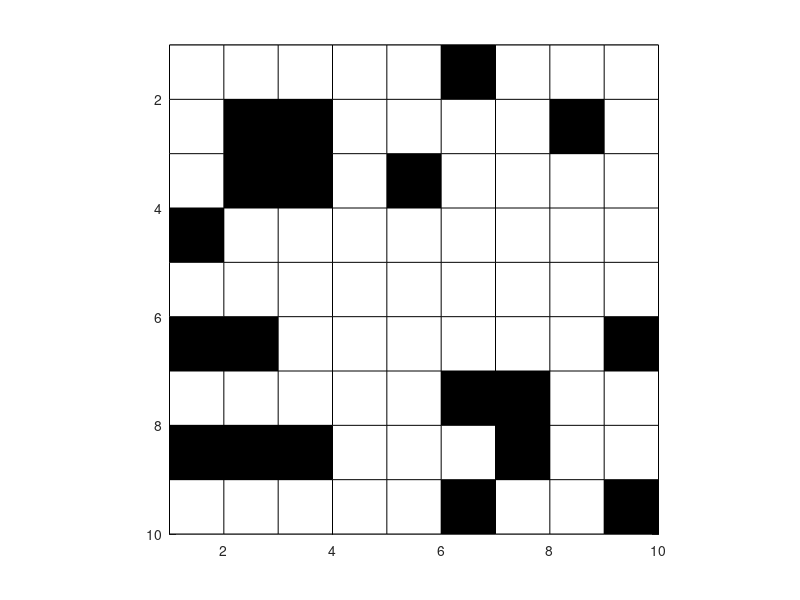

Source code (MATLAB):
%Set box size and probability of occupation
L = 10;
box = zeros(L,L);
p = 0.8;

%Determine which cells are occupied
for i = 1:L^2
    prob = rand();
    if prob < p
        box(i) = 1;
    end 
end 

%This plots the occupation map
figure
pcolor(box);
colormap(gray(2));
axis ij
axis square

%This adds a zero row to the bottom of the matrix
box(L+1,L+1) = 0;

%Set the first column of occupied spots on fire
for j = 1:L
    t = 1;
    if box(j) == 1
        box(j) = t+1;
    end
end

%Spreading the fire to nearest neighbors
for j = 1:(L^2)-L
for i = L+1:(L+1)^2
    if box(i) == 1 && box(i+(L+1)) == t+j
        box(i) = (t+1)+j;
    end
    if box(i) == 1 && box(i+1) == t+j
        box(i) = (t+1)+j;
    end
    if box(i) == 1 && box(i-1) == t+j
        box(i) = (t+1)+j;
    end
    if box(i) == 1 && box(i-(L+1)) == t+j
        box(i) = (t+1)+j;
    end
end
end
T = max(box);
T = max(T);
T = T - 1;

